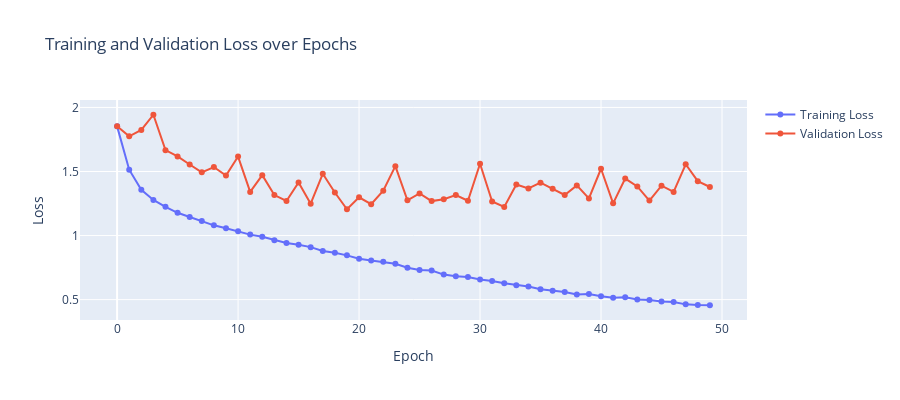

Notebook code for this chart:
### Code cell
import plotly.graph_objects as graph

fig = graph.Figure()

# the training loss 
fig.add_trace(graph.Scatter(y=train_losses, mode='lines+markers', name='Training Loss'))
# the validation loss 
fig.add_trace(graph.Scatter(y=val_losses, mode='lines+markers', name='Validation Loss'))
# Update the layout with titles and axis labels
fig.update_layout(title='Training and Validation Loss over Epochs',
                  xaxis_title='Epoch',
                  yaxis_title='Loss',
                  width=900,
                  height=400)

# fig.add_trace(go.Scatter(y=train_losses, fill='tozeroy', mode='lines', name='Training Loss'))  # Fill to x-axis
# fig.add_trace(go.Scatter(y=val_losses, fill='tozeroy', mode='lines', name='Validation Loss'))

fig.show()

### Figure 1 — Plotly figure (JSON) as saved in the notebook; plotly's stock layout.template omitted (floating-point values rounded to 4 significant figures)
{"data": [{"mode": "lines+markers", "name": "Training Loss", "type": "scatter", "y": [1.852, 1.514, 1.357, 1.278, 1.224, 1.178, 1.145, 1.113, 1.08, 1.057, 1.033, 1.007, 0.9909, 0.964, 0.9422, 0.9275, 0.9095, 0.8798, 0.8656, 0.8454, 0.8185, 0.8055, 0.7947, 0.78, 0.7492, 0.7311, 0.7265, 0.6954, 0.682, 0.6762, 0.6574, 0.646, 0.6276, 0.613, 0.6017, 0.581, 0.5696, 0.5594, 0.5391, 0.5429, 0.5261, 0.5148, 0.5176, 0.5001, 0.4964, 0.4856, 0.4817, 0.4629, 0.4574, 0.4559]}, {"mode": "lines+markers", "name": "Validation Loss", "type": "scatter", "y": [1.853, 1.774, 1.824, 1.943, 1.667, 1.618, 1.555, 1.493, 1.535, 1.468, 1.617, 1.341, 1.471, 1.316, 1.27, 1.414, 1.248, 1.482, 1.336, 1.205, 1.299, 1.245, 1.35, 1.542, 1.275, 1.329, 1.269, 1.284, 1.316, 1.271, 1.56, 1.266, 1.223, 1.398, 1.368, 1.413, 1.364, 1.317, 1.391, 1.29, 1.521, 1.251, 1.445, 1.384, 1.273, 1.389, 1.34, 1.556, 1.425, 1.379]}], "layout": {"height": 400, "title": {"text": "Training and Validation Loss over Epochs"}, "width": 900, "xaxis": {"title": {"text": "Epoch"}}, "yaxis": {"title": {"text": "Loss"}}}}
